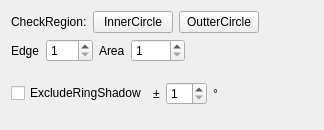
<?xml version="1.0" encoding="UTF-8"?>
<ui version="4.0">
 <class>CDlgFBLMidReg</class>
 <widget class="CItemDlg" name="CDlgFBLMidReg">
  <property name="geometry">
   <rect>
    <x>0</x>
    <y>0</y>
    <width>324</width>
    <height>130</height>
   </rect>
  </property>
  <property name="windowTitle">
   <string>Mouth Back Middle Region Dialog</string>
  </property>
  <layout class="QVBoxLayout" name="verticalLayout">
   <item>
    <layout class="QHBoxLayout" name="horizontalLayout_4">
     <item>
      <widget class="QLabel" name="label_6">
       <property name="text">
        <string>CheckRegion:</string>
       </property>
      </widget>
     </item>
     <item>
      <widget class="QPushButton" name="btnInCircle">
       <property name="text">
        <string>InnerCircle</string>
       </property>
      </widget>
     </item>
     <item>
      <widget class="QPushButton" name="btnOutCircle">
       <property name="text">
        <string>OutterCircle</string>
       </property>
      </widget>
     </item>
     <item>
      <spacer name="horizontalSpacer">
       <property name="orientation">
        <enum>Qt::Horizontal</enum>
       </property>
       <property name="sizeHint" stdset="0">
        <size>
         <width>82</width>
         <height>20</height>
        </size>
       </property>
      </spacer>
     </item>
    </layout>
   </item>
   <item>
    <layout class="QHBoxLayout" name="horizontalLayout_3">
     <item>
      <widget class="QLabel" name="label_7">
       <property name="text">
        <string>Edge</string>
       </property>
      </widget>
     </item>
     <item>
      <widget class="QSpinBox" name="spinEdge">
       <property name="contextMenuPolicy">
        <enum>Qt::NoContextMenu</enum>
       </property>
       <property name="minimum">
        <number>1</number>
       </property>
       <property name="maximum">
        <number>255</number>
       </property>
      </widget>
     </item>
     <item>
      <widget class="QLabel" name="label_8">
       <property name="text">
        <string>Area</string>
       </property>
      </widget>
     </item>
     <item>
      <widget class="QSpinBox" name="spinArea">
       <property name="contextMenuPolicy">
        <enum>Qt::NoContextMenu</enum>
       </property>
       <property name="minimum">
        <number>1</number>
       </property>
       <property name="maximum">
        <number>9999</number>
       </property>
      </widget>
     </item>
     <item>
      <spacer name="horizontalSpacer_2">
       <property name="orientation">
        <enum>Qt::Horizontal</enum>
       </property>
       <property name="sizeHint" stdset="0">
        <size>
         <width>40</width>
         <height>20</height>
        </size>
       </property>
      </spacer>
     </item>
    </layout>
   </item>
   <item>
    <layout class="QHBoxLayout" name="horizontalLayout_2">
     <item>
      <widget class="QCheckBox" name="checkShadow">
       <property name="text">
        <string>ExcludeRingShadow</string>
       </property>
      </widget>
     </item>
     <item>
      <widget class="QLabel" name="label">
       <property name="text">
        <string>±</string>
       </property>
      </widget>
     </item>
     <item>
      <widget class="QSpinBox" name="spinShadowAng">
       <property name="contextMenuPolicy">
        <enum>Qt::NoContextMenu</enum>
       </property>
       <property name="minimum">
        <number>1</number>
       </property>
       <property name="maximum">
        <number>89</number>
       </property>
      </widget>
     </item>
     <item>
      <widget class="QLabel" name="label_2">
       <property name="text">
        <string>°</string>
       </property>
      </widget>
     </item>
     <item>
      <spacer name="horizontalSpacer_3">
       <property name="orientation">
        <enum>Qt::Horizontal</enum>
       </property>
       <property name="sizeHint" stdset="0">
        <size>
         <width>40</width>
         <height>20</height>
        </size>
       </property>
      </spacer>
     </item>
    </layout>
   </item>
  </layout>
 </widget>
 <layoutdefault spacing="6" margin="11"/>
 <customwidgets>
  <customwidget>
   <class>CItemDlg</class>
   <extends>QWidget</extends>
   <header>citemdlg.h</header>
   <container>1</container>
  </customwidget>
 </customwidgets>
 <tabstops>
  <tabstop>spinEdge</tabstop>
  <tabstop>spinArea</tabstop>
  <tabstop>btnOutCircle</tabstop>
  <tabstop>btnInCircle</tabstop>
  <tabstop>checkShadow</tabstop>
  <tabstop>spinShadowAng</tabstop>
 </tabstops>
 <resources/>
 <connections/>
 <slots>
  <slot>accept()</slot>
  <slot>reject()</slot>
 </slots>
</ui>
